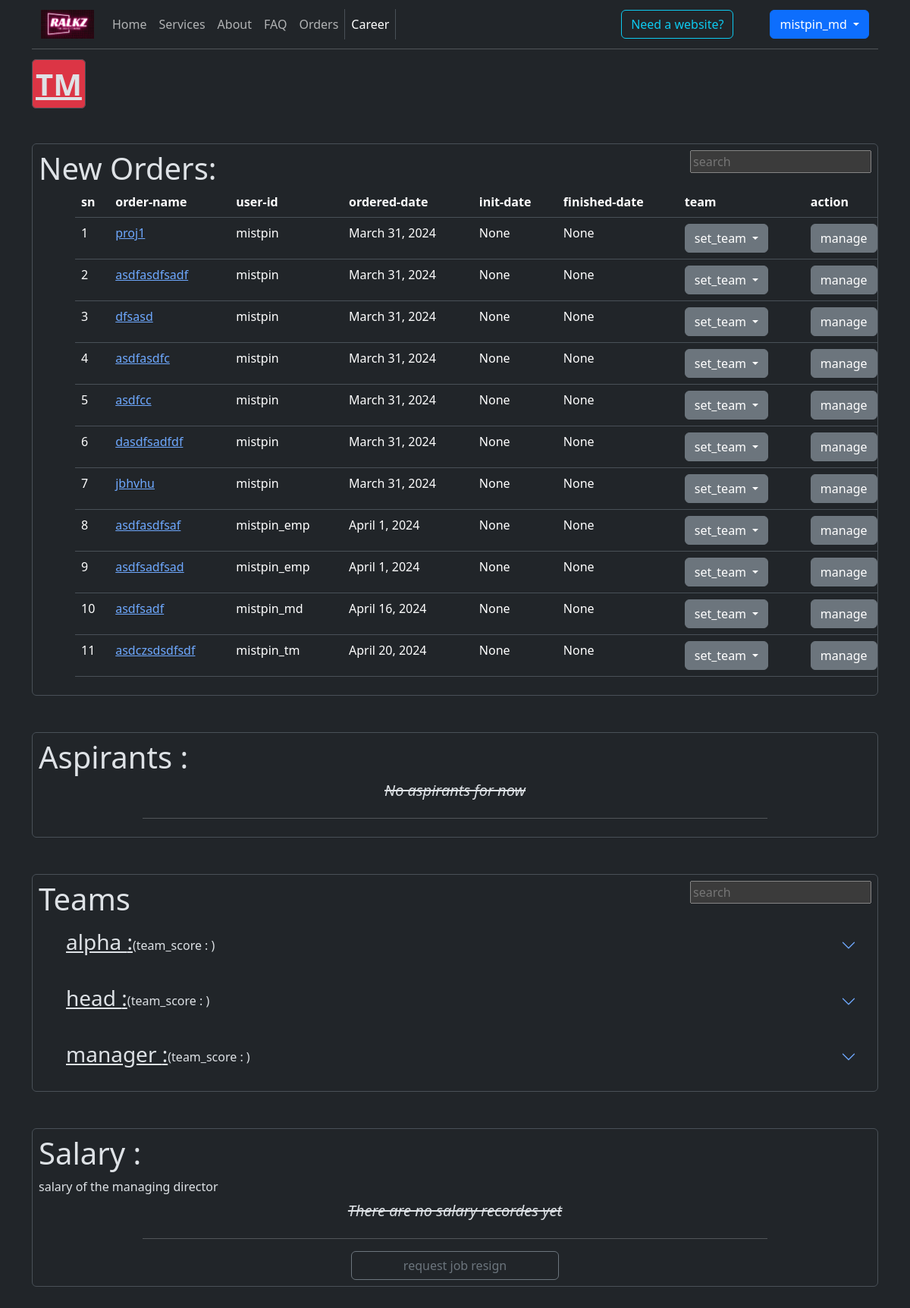
/emp/tm/ (signed in), run on an earlier commit of the app's database.
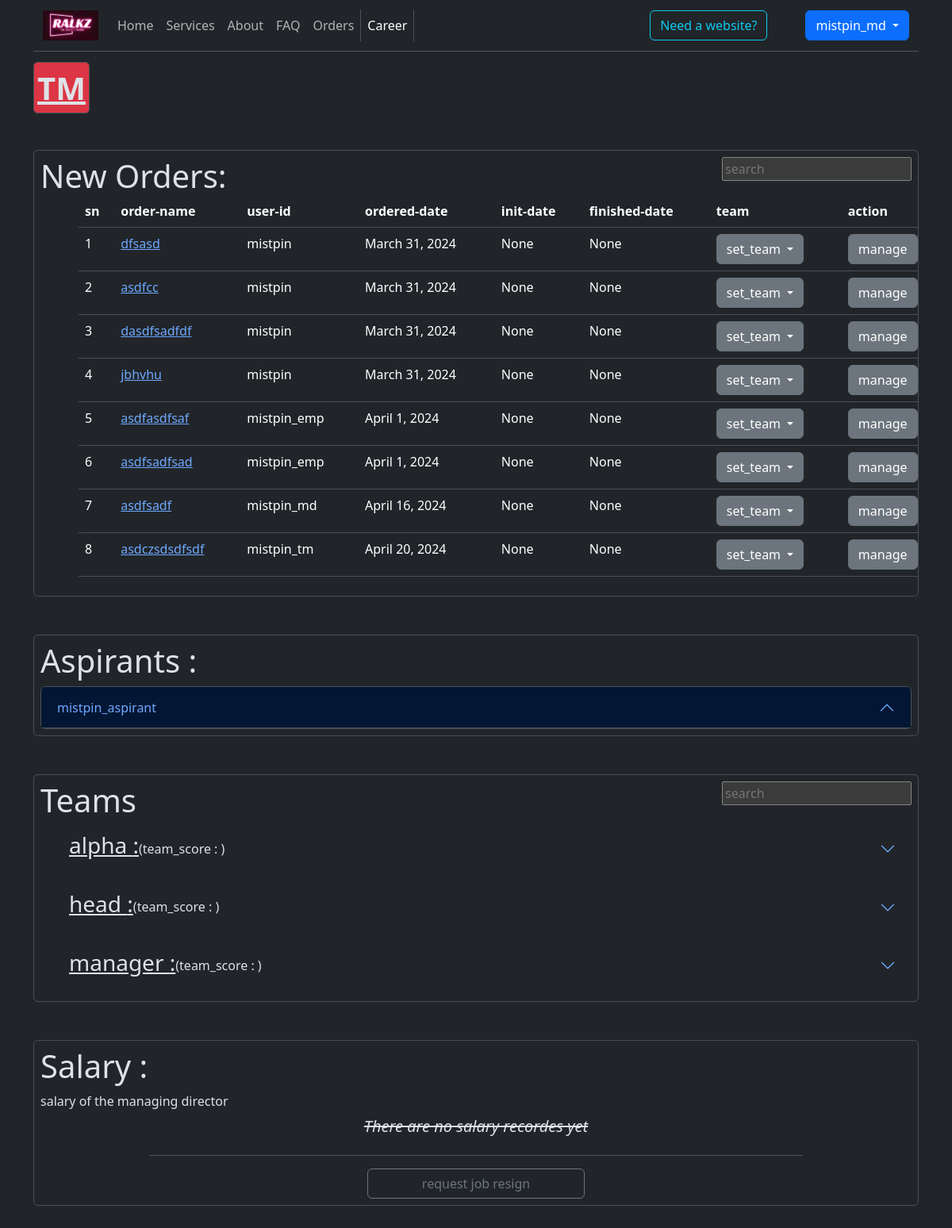
And on a later commit of the database.
### Home/models.py (models this page shows)
class Project(models.Model):
    id = models.SmallAutoField(primary_key=True)
    owner = models.ForeignKey(RalkzUser, on_delete=models.PROTECT)
    project_name = models.CharField(max_length=20)
    status = models.CharField(max_length=20, default="order placed")
    project_description = models.TextField()
    ordered_date = models.DateField(auto_now_add=True)
    project_init_date = models.DateField(null=True, blank=True)
    project_finish_date = models.DateField(null=True, blank=True)
    user_agreement = models.FileField(null=True, blank=True)
    git_link = models.TextField(null=True, blank=True)
    project_team = models.CharField(max_length=20, null=True, blank=True)
    estimated_cost = models.IntegerField(null=True, blank=True)
    is_update = models.BooleanField(default=False)
    root_project = models.ForeignKey('self',on_delete=models.PROTECT, null=True, blank=True)  # the base project id of the update is linked here.

class Aspirants(models.Model):
    id = models.SmallAutoField(primary_key=True)
    user = models.ForeignKey(RalkzUser, on_delete=models.PROTECT)
    application_status = models.CharField(max_length=20, default='submitted')
    submission_date = models.DateTimeField(auto_now=True)
    application_final_verified_date = models.DateField(null=True)  # hired or rejected date
    resume = models.FileField(upload_to="resume/", max_length=200)
    identity_proof = models.FileField(upload_to="identity/", max_length=200)
    study_certificate = models.FileField(upload_to="study_certificate/", max_length=200)
    experience_proof = models.FileField(upload_to="experience_proof/", max_length=200, null=True)
    aspirant_character_by_tm = models.TextField(null=True)
    tm_verified = models.BooleanField(default=False)

### Auth/models.py (models this page shows)
class RalkzUser(AbstractUser):
    username = models.CharField(max_length=150, unique=True, primary_key=True)
    phone = models.CharField(max_length=10)
    address = models.TextField(max_length=200)
    email = models.EmailField(max_length=30, unique=True, null=True)
    full_name = models.CharField(max_length=30, default="NULL")
    accept_privacy_policy = models.BooleanField(default=False)
    is_employee = models.BooleanField(default=False)
    is_aspirant = models.BooleanField(default=False)
    email_verified = models.BooleanField(default=False)
    phone_verified = models.BooleanField(default=False)
    pass_hist = models.TextField(max_length=10000) #password history
    REQUIRED_FIELDS = ['phone',  'full_name', 'email']
    USERNAME_FIELD = "username"

### Employee/views.py (the view, shortened to what this page needs)
# urls.py: path('tm/',views.tm),
@login_required
def tm(request, **kwrgs):
    if request.method == "POST":
        proj = Project.objects.get(project_name=request.POST.get('project'))
        proj.project_team = request.POST.get('group')
        proj.save()
        print(proj.project_team)
        return redirect('/emp/tm/')
    user = get_user(request)
    employee = Employee.objects.get(user_name = user)
    team_data = Team.objects.all()
    teams = {}
    team_projs={}
    for team in team_data.values('team_name').distinct():
        team_emps = []
        for employee_obj in team_data.filter(team_name=team.get('team_name')):
            emp = {'employee_id': employee_obj.employee_id,
                   'employee_pos': EmployeePosition.objects.filter(employee=Employee.objects.get(employee_id = employee_obj.employee_id)).order_by('-date')[0].position,
                   }
            team_emps.append(emp)
        teams[team.get('team_name')] = team_emps
        team_projs[team.get('team_name')] = Project.objects.filter(project_team=team.get('team_name'))
        print(team_projs.get('alpha'))
    data = {
        'salary':  Salary.objects.filter(employee = employee),
        'teams' : teams,
        'team_projs': team_projs,
        'aspirants': Aspirants.objects.all().filter(user__is_employee = False),
        'fresh_orders':Project.objects.all().order_by('ordered_date').filter(project_team=None),
        'orders':Project.objects.all().order_by('ordered_date'),
        'finance': Income.objects.all().order_by('time'),
    }
    return render(request, 'employee_tm.html', {'data':data})

### Templates/employee_tm.html (shortened to what the changed rows need)
{% extends "outline.html" %}
{% load static %}
{% block body %}
<section class="">
    <div class="border rounded p-2 overflow-hidden my-5 ">
        {% if data.fresh_orders %}
            <table  class="table ms-5 ">
                <tr>
                    <th>sn</th>
                    <th>order-name</th>
                    <th>user-id</th>
                    <th>ordered-date</th>
                    <th>init-date</th>
                    <th>finished-date</th>
                    <th>team</th>
                    <th>action</th>
                </tr>
                {% for order in  data.fresh_orders%}
                    <tr>
                        <td>{{forloop.counter}}</td>
                        <td><a href="/orders/oid/{{order.project_name}}">{{order.project_name}}</a></td>
                        <td>{{order.owner}}</td>
                        <td>{{order.ordered_date}}</td>
                        <td>{{order.project_init_date}}</td>
                        <td>{{order.project_finish_date}}</td>
                        {% if order.project_team%}
                            <td>{{order.project_team}}</td>
                        {% else %}
                            <td>
                                <div class="dropdown">
                                    <a class="btn btn-secondary dropdown-toggle" href="#" role="button" data-bs-toggle="dropdown" aria-expanded="false">
                                      set_team
                                    </a>
                                  </div>
                            </td>
                        {% endif %}
                        <td><a href="" class="btn btn-secondary">manage</a></td>
                    </tr>
                {% endfor %}
            </table>
        {% else %}
            <i class="h5 text-center d-block m-2 text-decoration-line-through ">No orders yet</i>
            <div class="d-flex flex-column">
                <hr class="w-75 align-self-center ">
            </div>
        {% endif %}
    </div>
    <div class="border rounded p-2 overflow-hidden my-5 ">
        <span class="h1 d-block ">Aspirants :</span>
        {% if  data.aspirants%}
            <div class="accordion" id="accordionExample">
                {% for user in data.aspirants %}
                    <div class="accordion-item ">
                        <h2 class="accordion-header">
                            <button class="accordion-button" type="button" data-bs-toggle="collapse" data-bs-target="#collapse_{{forloop.counter}}" aria-expanded="false" aria-controls="collapse_{{forloop.counter}}">
                            {{user.user}}
                            </button>
                        </h2>
                        </div>
                    </div>
                {% endfor %}
            </div>
        {% else %}
        <i class="h5 text-center d-block m-2 text-decoration-line-through ">No aspirants for now</i>
        <div class="d-flex flex-column">
            <hr class="w-75 align-self-center ">
        </div>
        {% endif %}
    </div>
    <div class="border rounded p-2 overflow-hidden my-5 ">
        {% if data.teams %}
        {% for name, team in  data.teams.items%}
        <div class="accordion accordion-flush" id="accordionFlushExample">
            <div class="accordion-item">
                <h2 class="accordion-header">
                    <button class="accordion-button collapsed" type="button" data-bs-toggle="collapse" data-bs-target="#flush-collapse{{forloop.counter}}" aria-expanded="false" aria-controls="flush-collapse{{forloop.counter}}">
                        <span class="h3 text-decoration-underline ms-3 ">{{name}} : </span><span class="fs-6 text-decoration-none ">(team_score : )</span>
                    </button>
                </h2>
            </div>
        </div>
        {% endfor %}
        {% else %}
        <i class="h5 text-center d-block m-2 text-decoration-line-through ">No teams yet.</i>
        <div class="d-flex flex-column">
            <hr class="w-75 align-self-center ">
        </div>
        {% endif %}
    </div>
</section>
{% endblock body %}

What changed in the data, as far as the page shows it:
no longer on this page (row edited): Project: project_name "proj1", owner "mistpin", ordered_date "March 31, 2024", project_init_date "None", project_finish_date "None"
no longer on this page (row edited): Project: project_name "asdfasdfsadf", owner "mistpin", ordered_date "March 31, 2024", project_init_date "None", project_finish_date "None"
no longer on this page (row edited): Project: project_name "asdfasdfc", owner "mistpin", ordered_date "March 31, 2024", project_init_date "None", project_finish_date "None"
added Aspirants: user "mistpin_aspirant"
Also different on the page:
text no longer shown: "No aspirants for now"
